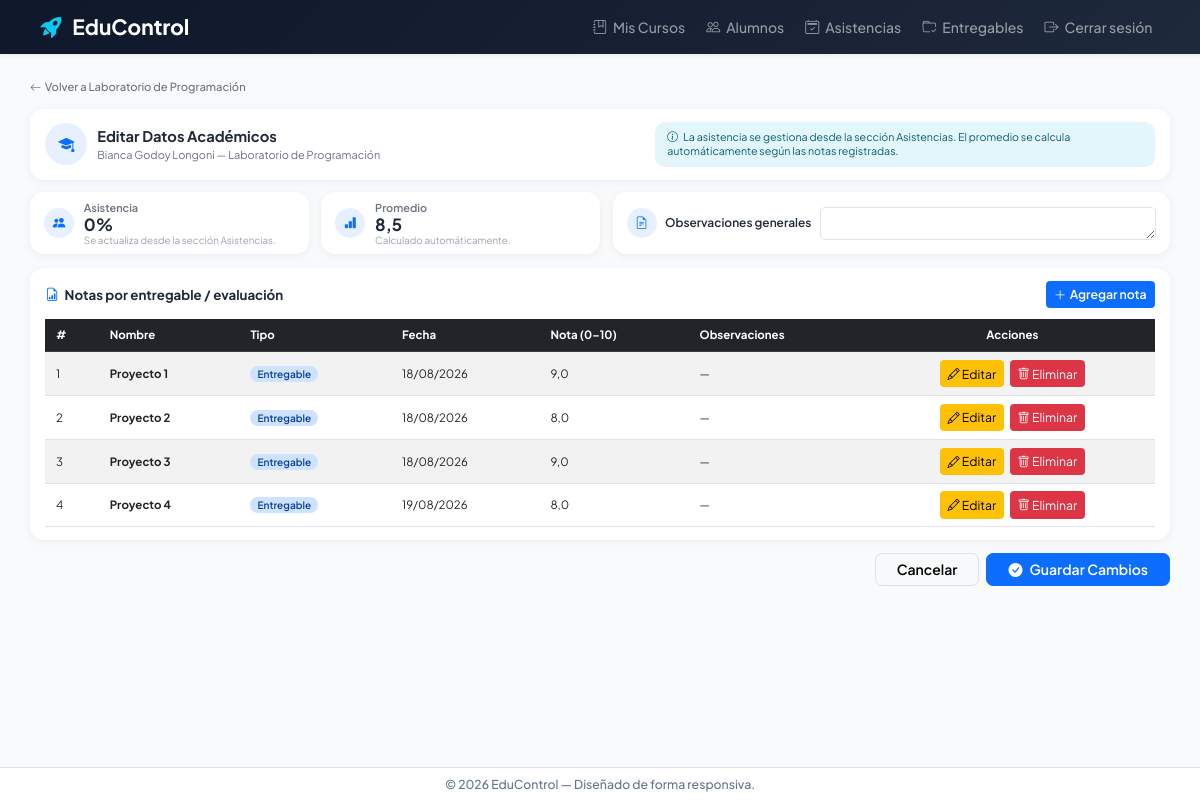
The app's page /mis-cursos/2/alumno/3/editar/ (signed in) with its own data.
### myApp/models.py (models this page shows, shortened)
class Curso(models.Model):
    nombre = models.CharField(max_length=100)
    camada = models.IntegerField()
    profesores = models.ManyToManyField(
        Profesor,
        related_name='cursos',
        blank=True,
    )

class Inscripcion(models.Model):
    estudiante = models.ForeignKey(
        Estudiante,
        on_delete=models.CASCADE,
        related_name='inscripciones',
    )
    curso = models.ForeignKey(
        Curso,
        on_delete=models.CASCADE,
        related_name='inscripciones',
    )
    asistencia = models.IntegerField(
        default=0,
        validators=[MinValueValidator(0), MaxValueValidator(100)]
    )
    promedio = models.FloatField(
        default=0.0,
        validators=[MinValueValidator(0.0), MaxValueValidator(10.0)]
    )
    proyectos_hechos = models.IntegerField(default=0)
    proyectos_totales = models.IntegerField(default=0)
    observaciones = models.TextField(blank=True, default='')
    class Meta:
        unique_together = ('estudiante', 'curso')

class Estudiante(models.Model):
    nombre = models.CharField(max_length=100)
    apellido = models.CharField(max_length=100)
    email = models.EmailField()
    asistencia = models.IntegerField(
        validators=[MinValueValidator(0), MaxValueValidator(100)]
    )
    promedio = models.FloatField(
        validators=[MinValueValidator(0.0), MaxValueValidator(10.0)]
    )
    proyectos_hechos = models.IntegerField(default=0)
    proyectos_totales = models.IntegerField(default=15)

class Nota(models.Model):
    TIPO_ENTREGABLE = 'entregable'
    TIPO_PARTICIPACION = 'participacion'
    TIPO_EVALUACION = 'evaluacion'
    TIPO_CHOICES = [
        (TIPO_ENTREGABLE, 'Entregable'),
        (TIPO_PARTICIPACION, 'Participación'),
        (TIPO_EVALUACION, 'Evaluación'),
    ]
    inscripcion = models.ForeignKey(
        Inscripcion,
        on_delete=models.CASCADE,
        related_name='notas',
    )
    entrega = models.OneToOneField(
        Entrega,
        null=True,
        blank=True,
        on_delete=models.SET_NULL,
        related_name='nota_academica',
    )
    nombre = models.CharField(max_length=100)
    tipo = models.CharField(max_length=20, choices=TIPO_CHOICES, default=TIPO_ENTREGABLE)
    fecha = models.DateField(null=True, blank=True)
    nota = models.FloatField(validators=[MinValueValidator(0.0), MaxValueValidator(10.0)])
    observaciones = models.CharField(max_length=255, blank=True, default='')

### myApp/views.py (the view)
# urls.py: path('mis-cursos/<int:curso_id>/alumno/<int:estudiante_id>/editar/', inscripcion_editar, name='inscripcionEditar'),
@login_required
@profesor_required
def inscripcion_editar(request, curso_id, estudiante_id):
    curso = get_object_or_404(Curso, id=curso_id, profesores__user=request.user)
    inscripcion = get_object_or_404(Inscripcion, curso=curso, estudiante_id=estudiante_id)
    if request.method == 'POST':
        form = InscripcionForm(request.POST, instance=inscripcion)
        if form.is_valid():
            form.save()
            messages.success(request, "Datos académicos actualizados correctamente.")
            return redirect('myapp:curso_detail', id=curso.id)
    else:
        form = InscripcionForm(instance=inscripcion)
    return render(request, 'myApp/inscripcion_editar.html', {
        'form': form,
        'curso': curso,
        'inscripcion': inscripcion,
        'notas': inscripcion.notas.order_by('id'),
        'nota_form': NotaForm(),
    })

### myApp/forms.py
class InscripcionForm(forms.ModelForm):
    class Meta:
        model = Inscripcion
        fields = ['observaciones']
        widgets = {
            'observaciones': forms.Textarea(attrs={'rows': 2}),
        }
        labels = {
            'observaciones': 'Observaciones generales',
        }

class NotaForm(forms.ModelForm):
    class Meta:
        model = Nota
        fields = ['nombre', 'tipo', 'fecha', 'nota', 'observaciones']
        widgets = {
            'fecha': forms.DateInput(attrs={'type': 'date'}),
            'nota': forms.NumberInput(attrs={'step': '0.1', 'min': '0', 'max': '10'}),
        }
        labels = {
            'nota': 'Nota (0-10)',
        }

### myApp/context_processors.py (called while the page is built)
def roles(request):
    return {
        'es_admin': es_administrador(request.user),
        'es_profesor': es_profesor(request.user),
    }

### myApp/templates/myApp/inscripcion_editar.html (shortened to what this page needs)
{% extends 'myApp/base.html' %}
{% load widget_tweaks %}
{% block contenido %}
<a href="{% url 'myapp:curso_detail' curso.id %}" class="d-inline-flex align-items-center text-decoration-none text-secondary fw-medium ea-back mb-3">
    <i class="bi bi-arrow-left me-1"></i> Volver a {{ curso.nombre }}
</a>
<div class="ea-card">
    <div class="ea-card-body">
        <div class="ea-header">
            <div class="ea-header-id">
                <div class="ea-icon"><i class="bi bi-mortarboard-fill"></i></div>
                <div>
                    <p class="ea-title">Editar Datos Académicos</p>
                    <p class="ea-subtitle">{{ inscripcion.estudiante.nombre }} {{ inscripcion.estudiante.apellido }} — {{ curso.nombre }}</p>
                </div>
            </div>
            <div class="ea-info">
                <i class="bi bi-info-circle me-1"></i>
                La asistencia se gestiona desde la sección Asistencias. El promedio se calcula automáticamente según las notas registradas.
            </div>
        </div>
    </div>
</div>
<form method="POST" id="form-observaciones" novalidate>
    <div class="ea-summary mb-0">
        <div class="ea-card mb-0">
            <div class="ea-card-body ea-summary-body ea-stat">
                <div class="ea-icon ea-icon-sm"><i class="bi bi-people-fill"></i></div>
                <div>
                    <p class="ea-stat-label mb-0">Asistencia</p>
                    <div class="ea-stat-value">{{ inscripcion.asistencia }}%</div>
                    <div class="ea-stat-hint">Se actualiza desde la sección Asistencias.</div>
                </div>
            </div>
        </div>
        <div class="ea-card mb-0">
            <div class="ea-card-body ea-summary-body ea-stat">
                <div class="ea-icon ea-icon-sm"><i class="bi bi-bar-chart-fill"></i></div>
                <div>
                    <p class="ea-stat-label mb-0">Promedio</p>
                    <div class="ea-stat-value">{{ inscripcion.promedio|floatformat:1 }}</div>
                    <div class="ea-stat-hint">Calculado automáticamente.</div>
                </div>
            </div>
        </div>
        <div class="ea-card mb-0">
            <div class="ea-card-body ea-summary-body">
                <div class="ea-obs-row">
                    <div class="ea-icon ea-icon-sm"><i class="bi bi-file-earmark-text"></i></div>
                    <span class="ea-obs-title">Observaciones generales</span>
                    {{ form.observaciones|add_class:"form-control ea-obs-textarea" }}
                </div>
            </div>
        </div>
    </div>
</form>
<div class="ea-card mt-3">
    <div class="ea-card-body">
        <div class="ea-notes-header">
            <p class="ea-notes-title">
                <i class="bi bi-file-earmark-bar-graph text-primary me-1"></i> Notas por entregable / evaluación
            </p>
            <button type="button" class="btn btn-primary btn-sm fw-semibold" data-bs-toggle="collapse" data-bs-target="#agregar-nota" aria-expanded="false" aria-controls="agregar-nota">
                <i class="bi bi-plus-lg me-1"></i>Agregar nota
            </button>
        </div>
        <div class="table-responsive">
            <table class="table table-striped table-hover align-middle shadow-sm ea-table">
                <thead class="table-dark">
                    <tr>
                        <th scope="col">#</th>
                        <th scope="col">Nombre</th>
                        <th scope="col">Tipo</th>
                        <th scope="col">Fecha</th>
                        <th scope="col">Nota (0–10)</th>
                        <th scope="col">Observaciones</th>
                        <th scope="col" class="text-center">Acciones</th>
                    </tr>
                </thead>
                <tbody>
                    {% for nota in notas %}
                    <tr>
                        <td>{{ forloop.counter }}</td>
                        <td><strong>{{ nota.nombre }}</strong></td>
                        <td>
                            <span class="badge rounded-pill ea-badge badge-tipo-{{ nota.tipo }}">{{ nota.get_tipo_display }}</span>
                        </td>
                        <td>{% if nota.fecha %}{{ nota.fecha|date:"d/m/Y" }}{% else %}—{% endif %}</td>
                        <td>{{ nota.nota|floatformat:1 }}</td>
                        <td>{{ nota.observaciones|default:"—" }}</td>
                        <td class="text-center">
                            <a href="{% url 'myapp:notaEditar' nota.id %}" class="btn btn-warning btn-sm me-1">
                                <i class="bi bi-pencil"></i> Editar
                            </a>
                            <form method="POST" action="{% url 'myapp:notaEliminar' nota.id %}" class="d-inline" onsubmit="return confirm('¿Eliminar esta nota?');">
                                <button type="submit" class="btn btn-danger btn-sm">
                                    <i class="bi bi-trash"></i> Eliminar
                                </button>
                            </form>
                        </td>
                    </tr>
                    {% empty %}
                    <tr>
                        <td colspan="7" class="text-center text-muted py-3">
                            Todavía no hay notas cargadas.
                        </td>
                    </tr>
                    {% endfor %}
                </tbody>
            </table>
        </div>
    </div>
</div>
<div class="ea-actions">
    <a href="{% url 'myapp:curso_detail' curso.id %}" class="btn btn-light border fw-semibold rounded-3 px-4">
        Cancelar
    </a>
    <button type="submit" form="form-observaciones" class="btn btn-primary fw-semibold rounded-3 px-4">
        <i class="bi bi-check-circle-fill me-2"></i>Guardar Cambios
    </button>
</div>
{% endblock %}

### myApp/templates/myApp/base.html (style rules this page uses)
html { font-size: 14px; }
body { font-family: 'Plus Jakarta Sans', sans-serif; background-color: #f8fafc; }
.table { font-size: 0.92rem; }

### myApp/templates/myApp/inscripcion_editar.html (style rules this page uses)
.ea-back { font-size: 0.8rem; }
.ea-card { background: #fff; border-radius: 1rem; box-shadow: 0 2px 10px rgba(15, 23, 42, 0.06); margin-bottom: 0.9rem; }
.ea-card-body { padding: 0.9rem 1.1rem; }
.ea-header { display: flex; flex-wrap: wrap; align-items: center; gap: 0.9rem; }
.ea-header-id { display: flex; align-items: center; gap: 0.7rem; }
.ea-icon { width: 42px; height: 42px; border-radius: 50%; background: rgba(13, 110, 253, 0.1); color: #0d6efd; display: flex; align-items: center; justify-content: center; font-size: 1.15rem; flex-shrink: 0; }
.ea-icon-sm { width: 30px; height: 30px; font-size: 0.9rem; }
.ea-title { font-size: 1.05rem; font-weight: 700; color: #1f2937; margin: 0; }
.ea-subtitle { font-size: 0.78rem; color: #6b7280; margin: 0; }
.ea-info { background: #e3f6fc; color: #0a5f74; border-radius: 0.75rem; padding: 0.6rem 0.9rem; font-size: 0.76rem; line-height: 1.35; flex: 0 1 500px; white-space: normal; margin-left: auto; }
.ea-summary { display: grid; grid-template-columns: 1fr 1fr 2fr; gap: 0.9rem; }
.ea-summary-body { padding: 0.55rem 1rem; display: flex; align-items: center; height: 100%; }
.ea-stat { display: flex; flex-direction: row; align-items: center; text-align: left; gap: 0.7rem; width: 100%; }
.ea-stat-label { font-size: 0.78rem; font-weight: 600; color: #6b7280; margin: 0; }
.ea-stat-value { font-size: 1.2rem; font-weight: 700; color: #1f2937; line-height: 1.1; }
.ea-stat-hint { font-size: 0.7rem; color: #9ca3af; line-height: 1.2; }
.ea-obs-row { display: flex; align-items: center; gap: 0.6rem; width: 100%; }
.ea-obs-title { font-weight: 600; font-size: 0.85rem; color: #1f2937; white-space: nowrap; flex-shrink: 0; }
.ea-obs-textarea { flex: 1 1 auto; height: 2.1rem; min-height: 2.1rem; resize: vertical; }
.ea-notes-header { display: flex; flex-wrap: wrap; justify-content: space-between; align-items: center; gap: 0.6rem; margin-bottom: 0.75rem; }
.ea-notes-title { font-size: 0.95rem; font-weight: 700; color: #1f2937; margin: 0; }
.ea-table { font-size: 0.82rem; margin-bottom: 0; }
.ea-table th, .ea-table td { padding: 0.55rem 0.75rem; vertical-align: middle; }
.ea-badge { font-size: 0.72rem; font-weight: 600; padding: 0.3em 0.7em; }
.badge-tipo-entregable { background-color: #cfe2ff; color: #084298; }
.ea-actions { display: flex; justify-content: flex-end; gap: 0.5rem; margin-top: 0.9rem; }

### records on screen
Curso: nombre "Laboratorio de Programación"
Inscripcion: estudiante.nombre "Bianca", estudiante.apellido "Godoy Longoni", asistencia "0", promedio "8,5"
Nota: nombre "Proyecto 1", tipo "Entregable", fecha "18/08/2026", nota "9,0", observaciones "—"
Nota: nombre "Proyecto 2", tipo "Entregable", fecha "18/08/2026", nota "8,0", observaciones "—"
Nota: nombre "Proyecto 3", tipo "Entregable", fecha "18/08/2026", nota "9,0", observaciones "—"
Nota: nombre "Proyecto 4", tipo "Entregable", fecha "19/08/2026", nota "8,0", observaciones "—"
